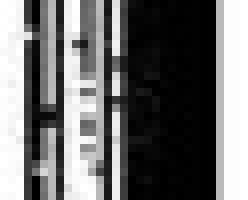
#> input picture pyinstaller/buildtests/libraries/tinysample.tiff, 31 x 25 px (shown 8 times larger)
$ python -i Image.py   (imports and definitions only)   (Python 2 division)
#> lines starting #> are read from the running program, lines starting #| are printed output that depends on the picture
#> further down, picture is the input picture: shape (25, 31, 3); min 0, max 255, mean 109.8
'''
Created on 21. apr. 2016

@author: jbs
'''

import cv2
import traceback

import numpy as np
import pylab as pl
# from gfuncs import isScalar


class Image:
   def __init__(self):
      self.debug = False

   # [43 lines left out: functions plotBeforeAfter, opening, dilate, distance, not called in this run]

   def threshold(self, img, threshold=(0x04, 0x98, 0xb), debug=False):

#> called with threshold = (4, 152, 11), debug = False
      threshold = np.array(threshold)

      # If threshold is specified as color we use that
      if threshold.size == 3:
         if len(img.shape) == 3:
            img_out = img.copy()
            right_colored_pixels = np.logical_or(np.logical_or(img[:,:,0] != threshold[0], img[:,:,1] != threshold[1]), img[:,:,2] != threshold[2])
#> right_colored_pixels: shape (25, 31) bool; every value is 1
            img_out[:,:,0][right_colored_pixels] = 0
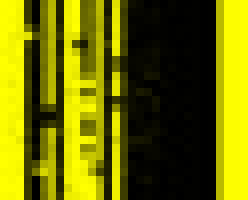
#> img_out: shape (25, 31, 3) (shown 8 times larger); mean B, G, R 0, 109.8, 109.8
            img_out[:,:,1][right_colored_pixels] = 0
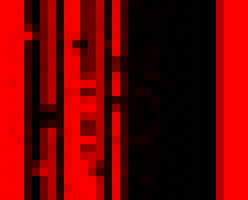
#> img_out: shape (25, 31, 3) (shown 8 times larger); mean B, G, R 0, 0, 109.8
            img_out[:,:,2][right_colored_pixels] = 0
#> img_out: shape (25, 31, 3); every value is 0
         else:
            img_out = cv2.cvtColor(img, cv2.COLOR_BGR2GRAY)
            threshold_bw = cv2.cvtColor(threshold.reshape((1,1,-1)), cv2.COLOR_BGR2GRAY)
            img_out[img_out == threshold_bw] = 0
            print "ERROR: Image::threshold() - Can not use color to filter a non color image"
      # Greytone image
      else:
         if len(img.shape) == 3:
            img_out = cv2.cvtColor(img, cv2.COLOR_BGR2GRAY)

         img_out[img_out == threshold] = 0

      ret, img_out = cv2.threshold((img_out-img_out.min())*255/(img_out.max()-img_out.min()), 0.5*img_out.max(), 255, 0)

      if debug or self.debug:
         self.plotBeforeAfter(img, img_out, "Image::threshold()")

      return img_out

   # [33 lines left out: function findMoments, not called in this run]


>>> import cv2
>>> picture = cv2.imread('pyinstaller/buildtests/libraries/tinysample.tiff')
>>> result = Image().threshold(picture)
